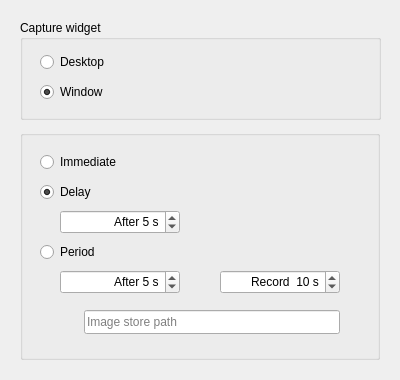
<?xml version="1.0" encoding="UTF-8"?>
<ui version="4.0">
 <class>ScreenCaptureMethod</class>
 <widget class="QWidget" name="ScreenCaptureMethod">
  <property name="geometry">
   <rect>
    <x>0</x>
    <y>0</y>
    <width>400</width>
    <height>380</height>
   </rect>
  </property>
  <property name="windowTitle">
   <string>Methods to capture widget</string>
  </property>
  <widget class="QGroupBox" name="Capture">
   <property name="geometry">
    <rect>
     <x>20</x>
     <y>20</y>
     <width>361</width>
     <height>100</height>
    </rect>
   </property>
   <property name="title">
    <string>Capture widget</string>
   </property>
   <widget class="QRadioButton" name="Desktop">
    <property name="geometry">
     <rect>
      <x>20</x>
      <y>30</y>
      <width>320</width>
      <height>24</height>
     </rect>
    </property>
    <property name="text">
     <string>Desktop</string>
    </property>
   </widget>
   <widget class="QRadioButton" name="Window">
    <property name="geometry">
     <rect>
      <x>20</x>
      <y>60</y>
      <width>320</width>
      <height>24</height>
     </rect>
    </property>
    <property name="text">
     <string>Window</string>
    </property>
    <property name="checked">
     <bool>true</bool>
    </property>
   </widget>
  </widget>
  <widget class="QGroupBox" name="groupBox">
   <property name="geometry">
    <rect>
     <x>20</x>
     <y>130</y>
     <width>360</width>
     <height>230</height>
    </rect>
   </property>
   <property name="title">
    <string/>
   </property>
   <widget class="QRadioButton" name="Immediate">
    <property name="geometry">
     <rect>
      <x>20</x>
      <y>20</y>
      <width>320</width>
      <height>24</height>
     </rect>
    </property>
    <property name="text">
     <string>Immediate</string>
    </property>
   </widget>
   <widget class="QRadioButton" name="Delay">
    <property name="geometry">
     <rect>
      <x>20</x>
      <y>50</y>
      <width>320</width>
      <height>24</height>
     </rect>
    </property>
    <property name="text">
     <string>Delay</string>
    </property>
    <property name="checked">
     <bool>true</bool>
    </property>
   </widget>
   <widget class="QRadioButton" name="Period">
    <property name="geometry">
     <rect>
      <x>20</x>
      <y>110</y>
      <width>320</width>
      <height>24</height>
     </rect>
    </property>
    <property name="text">
     <string>Period</string>
    </property>
   </widget>
   <widget class="QSpinBox" name="Seconds">
    <property name="geometry">
     <rect>
      <x>40</x>
      <y>80</y>
      <width>120</width>
      <height>24</height>
     </rect>
    </property>
    <property name="alignment">
     <set>Qt::AlignRight|Qt::AlignTrailing|Qt::AlignVCenter</set>
    </property>
    <property name="suffix">
     <string> s</string>
    </property>
    <property name="prefix">
     <string>After </string>
    </property>
    <property name="minimum">
     <number>1</number>
    </property>
    <property name="maximum">
     <number>999999999</number>
    </property>
    <property name="value">
     <number>5</number>
    </property>
   </widget>
   <widget class="QSpinBox" name="PeriodSeconds">
    <property name="geometry">
     <rect>
      <x>40</x>
      <y>140</y>
      <width>120</width>
      <height>24</height>
     </rect>
    </property>
    <property name="alignment">
     <set>Qt::AlignRight|Qt::AlignTrailing|Qt::AlignVCenter</set>
    </property>
    <property name="suffix">
     <string> s</string>
    </property>
    <property name="prefix">
     <string>After </string>
    </property>
    <property name="maximum">
     <number>999999999</number>
    </property>
    <property name="value">
     <number>5</number>
    </property>
   </widget>
   <widget class="QSpinBox" name="Record">
    <property name="geometry">
     <rect>
      <x>200</x>
      <y>140</y>
      <width>120</width>
      <height>24</height>
     </rect>
    </property>
    <property name="alignment">
     <set>Qt::AlignRight|Qt::AlignTrailing|Qt::AlignVCenter</set>
    </property>
    <property name="suffix">
     <string> s</string>
    </property>
    <property name="prefix">
     <string>Record  </string>
    </property>
    <property name="maximum">
     <number>999999999</number>
    </property>
    <property name="value">
     <number>10</number>
    </property>
   </widget>
   <widget class="QToolButton" name="Browse">
    <property name="geometry">
     <rect>
      <x>40</x>
      <y>180</y>
      <width>24</width>
      <height>24</height>
     </rect>
    </property>
    <property name="text">
     <string/>
    </property>
    <property name="icon">
     <iconset resource="../../Images/Branon.qrc">
      <normaloff>:/images/folder.png</normaloff>:/images/folder.png</iconset>
    </property>
    <property name="iconSize">
     <size>
      <width>24</width>
      <height>24</height>
     </size>
    </property>
    <property name="autoRaise">
     <bool>true</bool>
    </property>
   </widget>
   <widget class="QLineEdit" name="Path">
    <property name="geometry">
     <rect>
      <x>64</x>
      <y>180</y>
      <width>256</width>
      <height>24</height>
     </rect>
    </property>
    <property name="placeholderText">
     <string>Image store path</string>
    </property>
   </widget>
  </widget>
 </widget>
 <resources>
  <include location="../../Images/Branon.qrc"/>
  <include location="../../Images/Branon.qrc"/>
 </resources>
 <connections>
  <connection>
   <sender>Browse</sender>
   <signal>clicked()</signal>
   <receiver>ScreenCaptureMethod</receiver>
   <slot>BrowsePath()</slot>
   <hints>
    <hint type="sourcelabel">
     <x>71</x>
     <y>321</y>
    </hint>
    <hint type="destinationlabel">
     <x>199</x>
     <y>189</y>
    </hint>
   </hints>
  </connection>
 </connections>
</ui>
